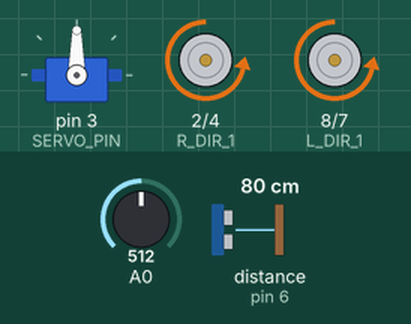
This sketch was run on a simulated Arduino Uno, built with avr-gcc and run on an emulated ATmega328P. Parts: servo, motor-driver pin pairs drawn as motors (green arrow = first pin HIGH = forward, orange = second pin HIGH = backward, longer = more drive, scaled by the enable pin). The inputs (shaded band) are chosen by the test bench; at power-on: distance to the obstacle (sensor on pin 6) 80 cm, A0 = 512. The echo pulse lasts 58.3 µs per cm.

Above: at 1.2 s.
1.3 s: distance to the obstacle (sensor on pin 6) set to 28 cm
2.8 s: distance to the obstacle (sensor on pin 6) set to 22 cm
At 3.26 s:
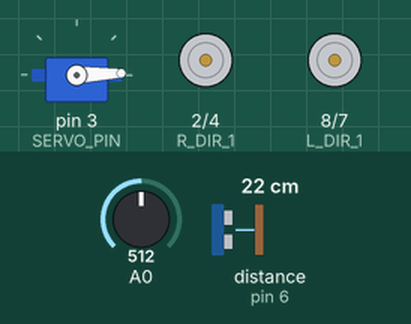
At 3.9 s:
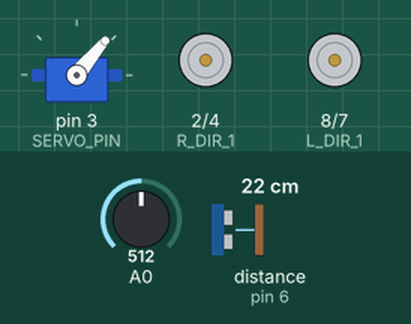
5.8 s: A0 set to 716
At 7.76 s:
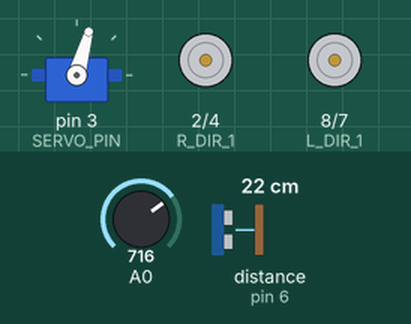
8.8 s: A0 set to 900
11.8 s: distance to the obstacle (sensor on pin 6) set to 250 cm
14.8 s: distance to the obstacle (sensor on pin 6) set to 2 cm
At 15.58 s:
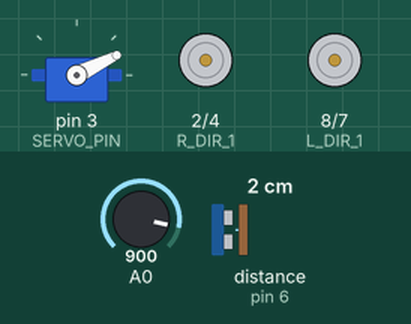
Timing chart, 0 to 18.8 s (numbered marks = the images above; inputs shaded):
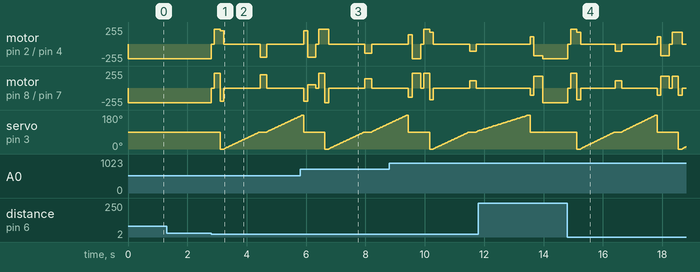

The sketch:

PathFindingAlgorithm.ino
```cpp
//Servo & UltrasonicS Libraries ================================================================================
#include <HCSR04.h>
#include <Servo.h>

//Init Servo & UltrasonicS ================================================================================
#define TRIG_PIN 12
#define ECHO_PIN 6
#define SERVO_PIN 3
UltraSonicDistanceSensor sensor(TRIG_PIN, ECHO_PIN);
Servo myServo;

//VARS ================================================================================
//Servo & UltrasonicS Vars
long distance;
int bestPath;
//Voltage Percentage Var
float curBatteryPercentage = 0;
//Forward Speed Var
float forwardSpeed = 0;
//Turn Angles Vars
double leftAngle = 0;
double rightAngle = 0;

//MOTOR SETUP ================================================================================
  //RIGHT MOTOR
  int R_SPEED = 11;
  int R_DIR_1 = 2;
  int R_DIR_2 = 4;

  //LEFT MOTOR
  int L_SPEED = 5;
  int L_DIR_1 = 8;
  int L_DIR_2 = 7;

//FUNCTIONS ================================================================================
//MaxSubArray Method
int findBestPath(UltraSonicDistanceSensor &sensor, Servo &servo, float curVoltagePercentage){
  //Initializing
  long distanceCm = 0;
  int servoAngle = 0;
  long maxSum = 0;
  long tempSum = 0;
  int count = 0;
  int arr[100];
  int subArraySize = 18;
  int pos = 0;


  //Set Directions Right
  digitalWrite(R_DIR_1, HIGH);
  digitalWrite(R_DIR_2, LOW);
  digitalWrite(L_DIR_1, LOW);
  digitalWrite(L_DIR_2, HIGH);

  //Speed
  float speedR = 110 / curVoltagePercentage;
  analogWrite(R_SPEED, speedR);
  analogWrite(L_SPEED, speedR);
  //SetHead
  servo.write(servoAngle);
  delay(130);
  analogWrite(R_SPEED, 0);
  analogWrite(L_SPEED, 0);

  //Scanning and Setting TempSum
  while(servoAngle <= 180){

    //Docs Recommend 60ms Between Measurements
    distanceCm = sensor.measureDistanceCm();

    //Edge Case: Object Out Of Range
    if(distanceCm == -1){
      distanceCm = 420;
    }

    //Filling Temp Array
    if(servoAngle >= 0 && servoAngle <= subArraySize){
      tempSum += distanceCm;
    }
    if(servoAngle == 90) {
      //Set Directions Left
      digitalWrite(R_DIR_1, LOW);
      digitalWrite(R_DIR_2, HIGH);
      digitalWrite(L_DIR_1, HIGH);
      digitalWrite(L_DIR_2, LOW);

      //Speed
      float speedL = 110 / curVoltagePercentage;
      analogWrite(R_SPEED, speedL);
      analogWrite(L_SPEED, speedL);
      delay(230);
      analogWrite(R_SPEED, 0);
      analogWrite(L_SPEED, 0);
    }

    //Storing and Advancing
    arr[count] = distanceCm;
    count++;
    servoAngle+=2;
    servo.write(servoAngle);
    delay(25);
  }

  //Resetting Body && Head
  //Set Directions Right
  digitalWrite(R_DIR_1, HIGH);
  digitalWrite(R_DIR_2, LOW);
  digitalWrite(L_DIR_1, LOW);
  digitalWrite(L_DIR_2, HIGH);

  //Speed
  analogWrite(R_SPEED, speedR);
  analogWrite(L_SPEED, speedR);

  //SetHead
  servo.write(90);
  delay(130);
  analogWrite(R_SPEED, 0);
  analogWrite(L_SPEED, 0);

  //Finding Max SubArray
  for(int i = subArraySize+1; i < 90; i++){

    tempSum = tempSum - arr[i - subArraySize] + arr[i];

    if(tempSum >= maxSum){
      maxSum = tempSum;
      pos = i - 9;
    }

  }

  return pos*2;

}

//Left Turn ================================================================================
double turnLeft(double angle, float curVoltagePercentage){

  //Calc Delay Num
    double percentageL = angle/180;
    double delayNumL = 500*percentageL;

  //Set Directions
    digitalWrite(R_DIR_1, LOW);
    digitalWrite(R_DIR_2, HIGH);
    digitalWrite(L_DIR_1, HIGH);
    digitalWrite(L_DIR_2, LOW);

  //Calc/Set Speed
    float speed = 170 / curVoltagePercentage;
    analogWrite(R_SPEED, speed);
    analogWrite(L_SPEED, speed);

  //Delay
     unsigned long startUpCompensation = 30;
     delay(startUpCompensation + (unsigned long) delayNumL);
     return delayNumL;

}

//Right Turn ================================================================================
double turnRight(double angle, float curVoltagePercentage){

  //Calc Delay Num
    double percentageR = angle/180;
    double delayNumR = 500*percentageR;

  //Set Directions
    digitalWrite(R_DIR_1, HIGH);
    digitalWrite(R_DIR_2, LOW);
    digitalWrite(L_DIR_1, LOW);
    digitalWrite(L_DIR_2, HIGH);

  //Calc/Set Speed
    float speed = 170 / curVoltagePercentage;
    analogWrite(R_SPEED, speed);
    analogWrite(L_SPEED, speed);

  //Delay
    unsigned long startUpCompensation = 30;
    delay(startUpCompensation + (unsigned long) delayNumR);
    return delayNumR;

}

//BakcUp ================================================================================
void backUp(float curVoltagePercentage){

  //Setting Direction
  digitalWrite(R_DIR_1, HIGH);
  digitalWrite(R_DIR_2, LOW);
  digitalWrite(L_DIR_1, HIGH);
  digitalWrite(L_DIR_2, LOW);

  //Writing Speed
  float speed = 170 / curVoltagePercentage;
  analogWrite(R_SPEED, speed);
  analogWrite(L_SPEED, speed);
  delay(200);

  //Reseting Speed and Direction
  analogWrite(R_SPEED, 0);
  analogWrite(L_SPEED, 0);
  digitalWrite(R_DIR_1, LOW);
  digitalWrite(R_DIR_2, HIGH);
  digitalWrite(L_DIR_1, LOW);
  digitalWrite(L_DIR_2, HIGH);

}

//Set Direction Forward ================================================================================
void setDirectionForward(){
  //Set Direction Forward
  digitalWrite(R_DIR_1, LOW);
  digitalWrite(R_DIR_2, HIGH);
  digitalWrite(L_DIR_1, LOW);
  digitalWrite(L_DIR_2, HIGH);
}

//Measure Voltage ================================================================================
float returnBatteryPercentage(){
  //AnalogRead for Voltage
  int sensorValue = analogRead(A0);
  float voltage = sensorValue * (5.0 / 1023.0) * 2;
  float curVoltagePercentage = voltage / 9;
  return curVoltagePercentage;
}

//SETUP ================================================================================
void setup() {
  //SETUP PIN_MODE
  pinMode(R_SPEED, OUTPUT);
  pinMode(L_SPEED, OUTPUT);

  //Motor Dir
  pinMode(R_DIR_1, OUTPUT);
  pinMode(L_DIR_1, OUTPUT);
  pinMode(R_DIR_2, OUTPUT);
  pinMode(L_DIR_2, OUTPUT);
  //Init Speed
  analogWrite(R_SPEED, 200);
  analogWrite(L_SPEED, 200);

  //SERVO SETUP
  myServo.attach(SERVO_PIN);
  myServo.write(90);
  Serial.begin(9600);
}

//LOOP ================================================================================
void loop() {
  //UltrasonicS Scan
  distance = sensor.measureDistanceCm();

  //Reading Battery
  curBatteryPercentage = returnBatteryPercentage();

  setDirectionForward();

  //Main Logic
  if(distance > 25 || distance == -1){

    forwardSpeed = 200 / curBatteryPercentage;
    analogWrite(R_SPEED, (int) 220);
    analogWrite(L_SPEED, (int) 220);

  } else {

    analogWrite(R_SPEED, 0);
    analogWrite(L_SPEED, 0);
    delay(100);

    backUp(curBatteryPercentage);
    bestPath = findBestPath(sensor, myServo, curBatteryPercentage);

    if(bestPath >= 90 && bestPath <= 200){

      leftAngle = 180 - (double) bestPath;
      leftAngle = 90 - leftAngle;
      turnLeft(leftAngle+20, curBatteryPercentage);

    } else if(bestPath >= 0 && bestPath < 90){

      rightAngle = 90 - (double) bestPath;
      turnRight(rightAngle+20, curBatteryPercentage);

    }

  }

}
```

Measured:
- the behaviour switches between 26 and 25 cm on distance to the obstacle (sensor on pin 6) (found by bisection; images 0 and 1)
- after the input at 1.3 s, every drawn part: stays the same
